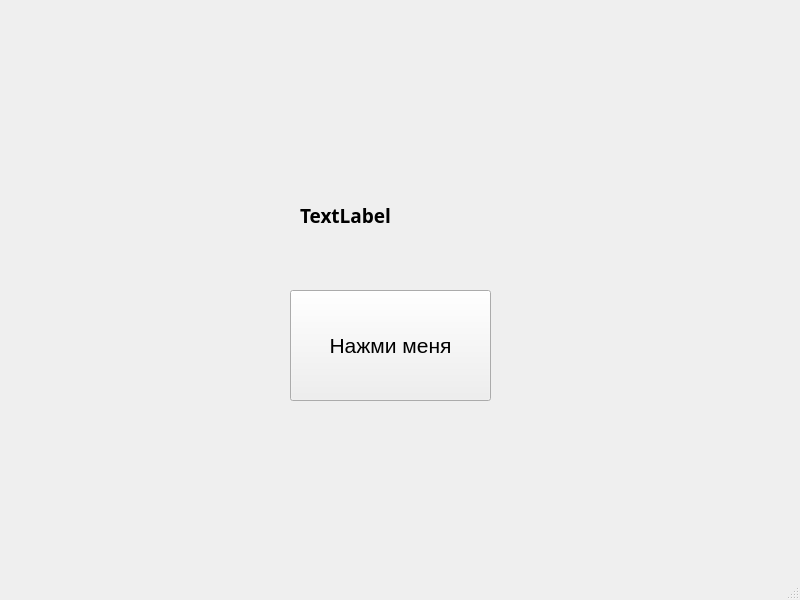
<?xml version="1.0" encoding="UTF-8"?>
<ui version="4.0">
 <class>MainWindow</class>
 <widget class="QMainWindow" name="MainWindow">
  <property name="geometry">
   <rect>
    <x>0</x>
    <y>0</y>
    <width>800</width>
    <height>600</height>
   </rect>
  </property>
  <property name="windowTitle">
   <string>MainWindow</string>
  </property>
  <widget class="QWidget" name="centralwidget">
   <widget class="QLabel" name="label">
    <property name="geometry">
     <rect>
      <x>300</x>
      <y>150</y>
      <width>181</width>
      <height>131</height>
     </rect>
    </property>
    <property name="font">
     <font>
      <family>Script MT Bold</family>
      <pointsize>14</pointsize>
      <weight>75</weight>
      <bold>true</bold>
     </font>
    </property>
    <property name="text">
     <string>TextLabel</string>
    </property>
   </widget>
   <widget class="QPushButton" name="pushButton">
    <property name="geometry">
     <rect>
      <x>290</x>
      <y>290</y>
      <width>201</width>
      <height>111</height>
     </rect>
    </property>
    <property name="font">
     <font>
      <pointsize>16</pointsize>
     </font>
    </property>
    <property name="text">
     <string>Нажми меня</string>
    </property>
   </widget>
  </widget>
  <widget class="QMenuBar" name="menubar">
   <property name="geometry">
    <rect>
     <x>0</x>
     <y>0</y>
     <width>800</width>
     <height>26</height>
    </rect>
   </property>
  </widget>
  <widget class="QStatusBar" name="statusbar"/>
 </widget>
 <resources/>
 <connections/>
</ui>
